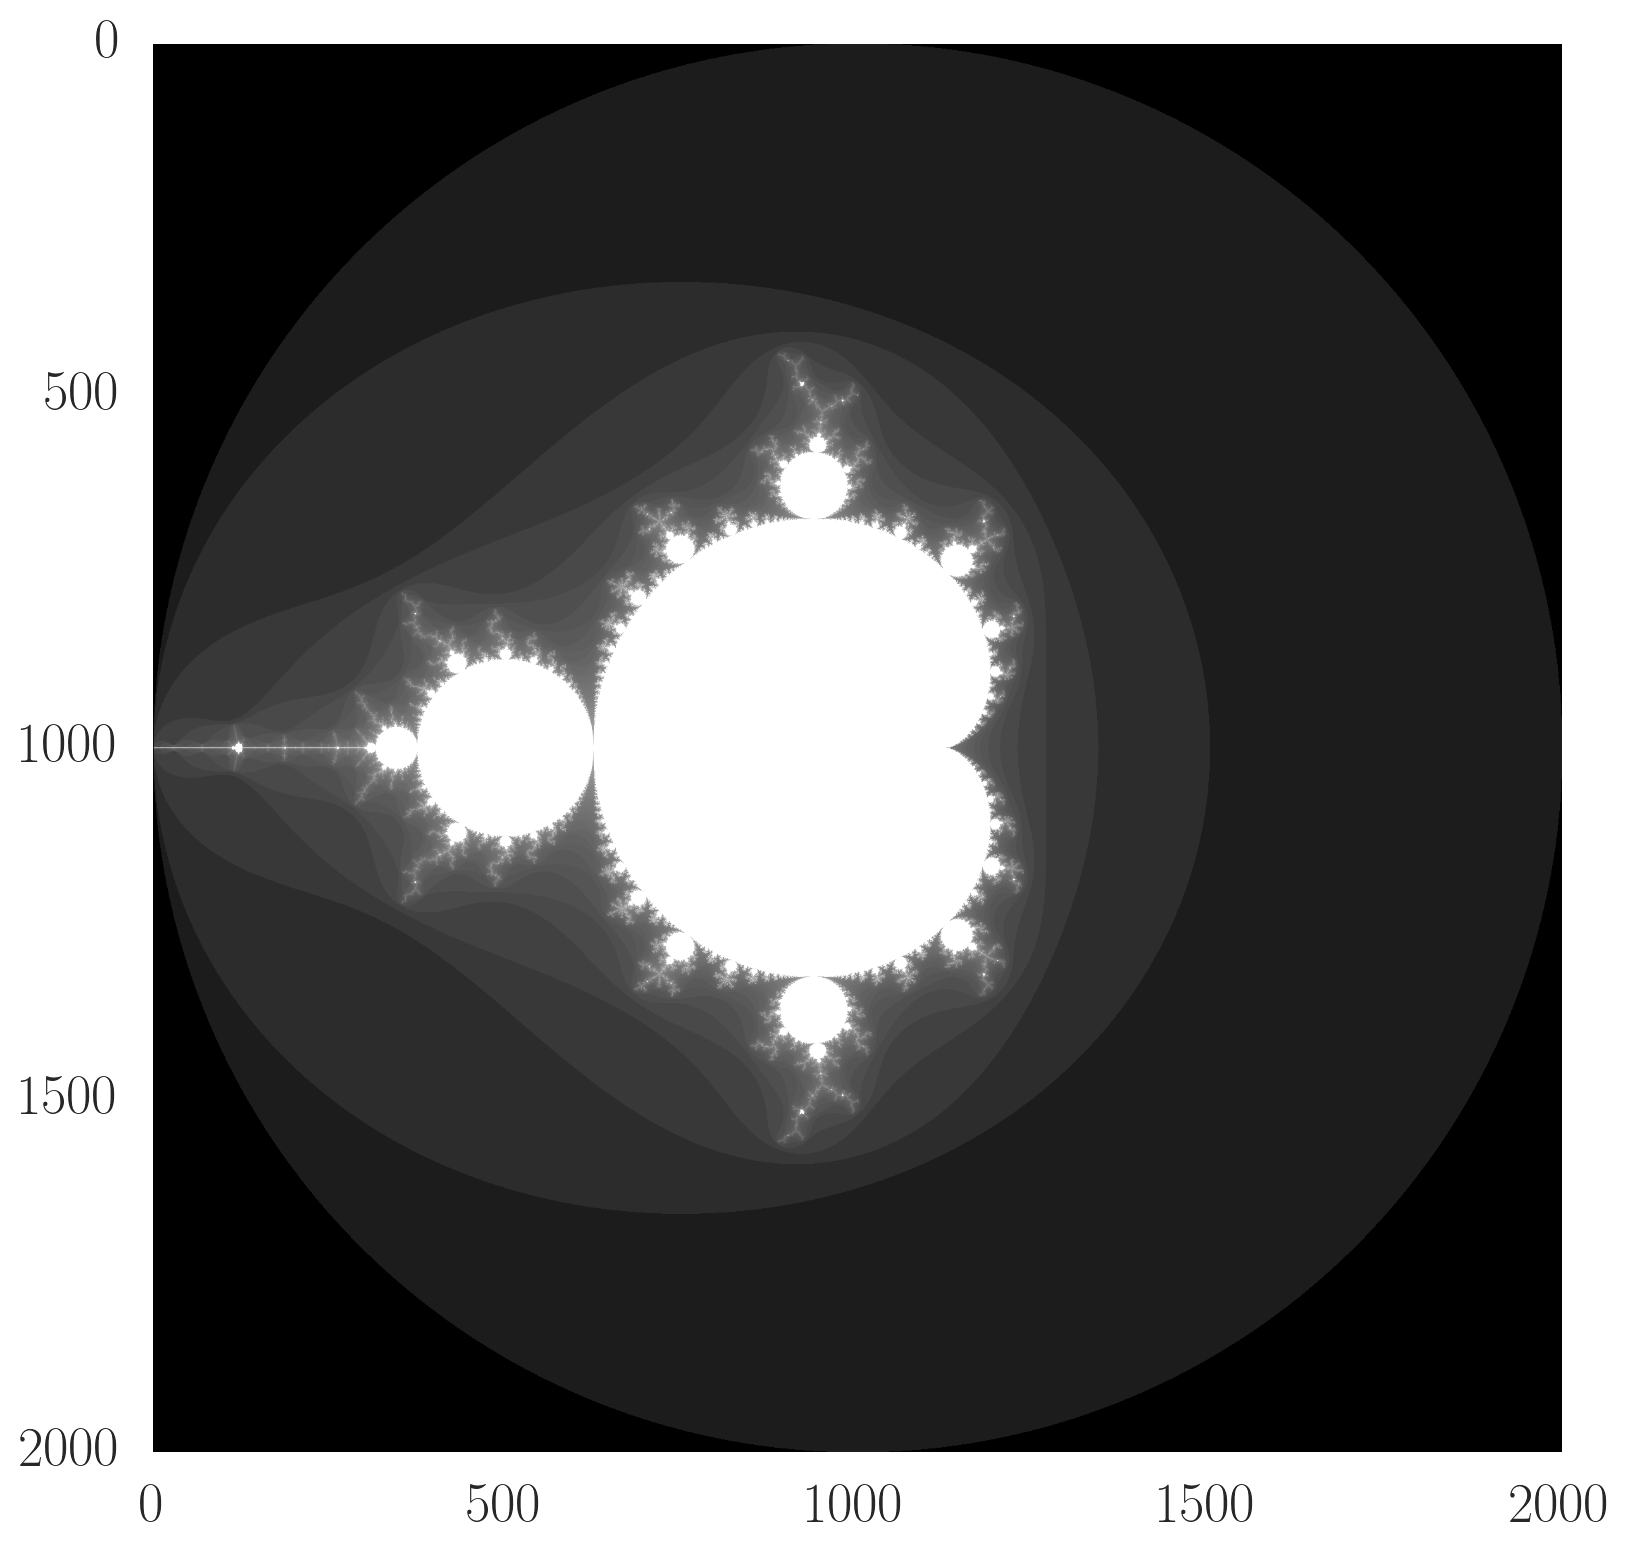

Here is the Python script that generated this plot:
# Author: George Lok
# P2a.py

from P2 import *

# Your code here
import findspark
findspark.init('/Users/georgelok/spark')

import pyspark
sc = pyspark.SparkContext(appName="myAppName")

# Set 100 partitions
coordinates = sc.parallelize([(x,y) for x in xrange(2000) for y in xrange(2000)], 100)
results = coordinates.map(lambda (x,y) : ((x,y), mandelbrot((x/500.0) - 2., (y/500.0)-2.)))

# Confirm result is correct
draw_image(results)

computeData = sum_values_for_partitions(results)

data = computeData.collect()
effort = np.array([d for d in data])

plt.hist(range(len(effort)), 100, weights=effort)
plt.yscale('log')
plt.xlabel('Partition ID')
plt.ylabel('Log of Number of Iterations')
plt.title('Compute Effort with default partitioning')
plt.savefig('P2a_hist.png')
plt.show()
